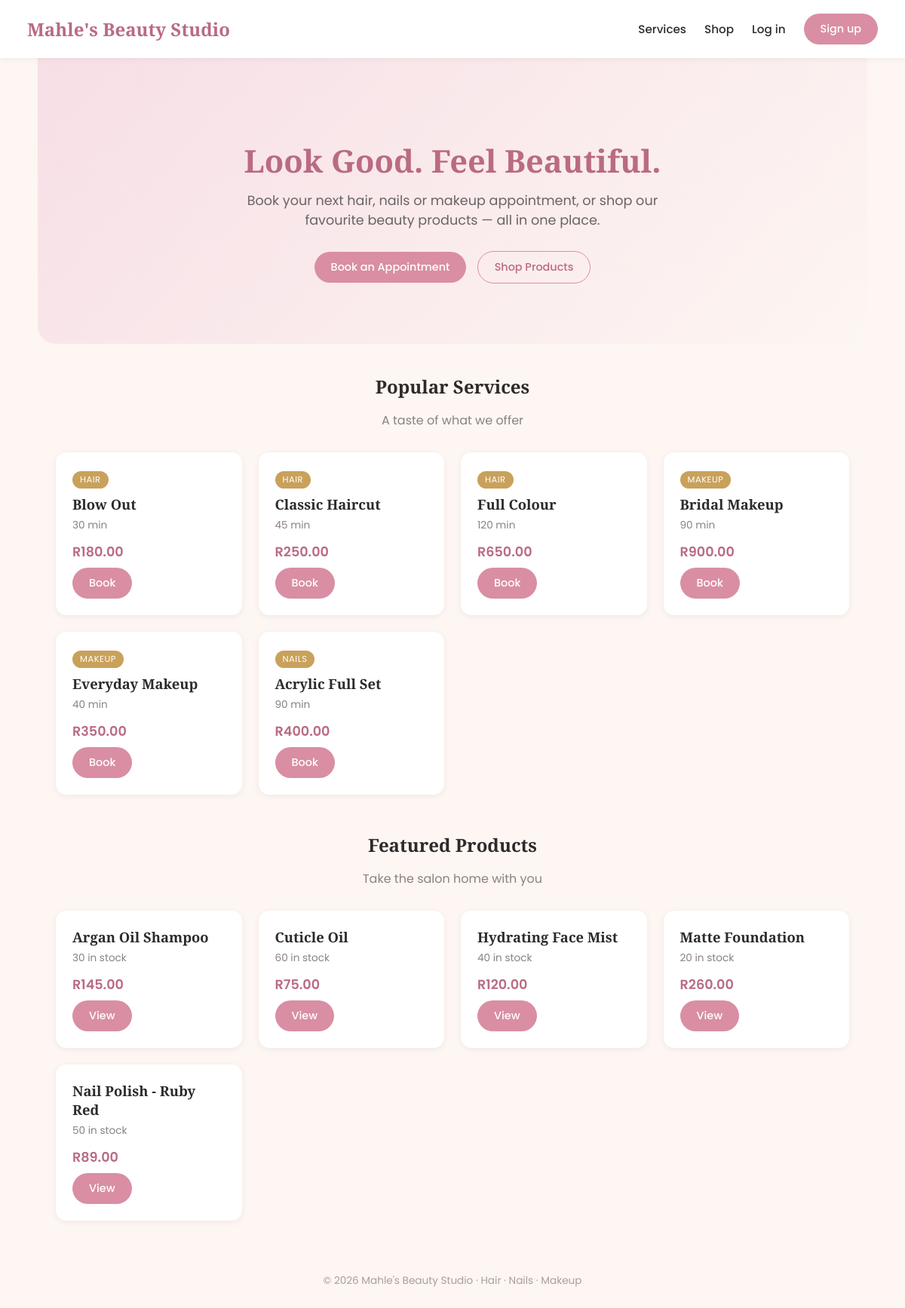
The page / on the database its author committed.
### salon/models.py (models this page shows, shortened)
class Service(models.Model):
    CATEGORY_CHOICES = [
        ("hair", "Hair"),
        ("nails", "Nails"),
        ("makeup", "Makeup"),
        ("other", "Other"),
    ]
    name = models.CharField(max_length=120)
    category = models.CharField(max_length=20, choices=CATEGORY_CHOICES, default="other")
    description = models.TextField(blank=True)
    price = models.DecimalField(max_digits=8, decimal_places=2)
    duration_minutes = models.PositiveIntegerField(default=30)
    active = models.BooleanField(default=True)
    class Meta:
        ordering = ["category", "name"]

class Product(models.Model):
    name = models.CharField(max_length=120)
    description = models.TextField(blank=True)
    price = models.DecimalField(max_digits=8, decimal_places=2)
    stock = models.PositiveIntegerField(default=0)
    image = models.ImageField(upload_to="products/", blank=True, null=True)
    active = models.BooleanField(default=True)
    class Meta:
        ordering = ["name"]
    @property
    def in_stock(self):
        return self.stock > 0

### salon/views.py (the view)
# urls.py: 2. Add a URL to urlpatterns:  path('', views.home, name='home')
def home(request):
    services = Service.objects.filter(active=True)[:6]
    products = Product.objects.filter(active=True)[:6]
    return render(request, "salon/home.html", {"services": services, "products": products})

### salon/templates/salon/home.html
{% extends "salon/base.html" %}
{% block content %}
<div class="hero" style="margin: -40px -24px 40px; border-radius: 0 0 24px 24px;">
    <h1>Look Good. Feel Beautiful.</h1>
    <p>Book your next hair, nails or makeup appointment, or shop our favourite beauty products — all in one place.</p>
    <a href="{% url 'book_appointment' %}" class="btn">Book an Appointment</a>
    <a href="{% url 'product_list' %}" class="btn btn-outline" style="margin-left: 10px;">Shop Products</a>
</div>
<h2 class="section-title">Popular Services</h2>
<p class="section-sub">A taste of what we offer</p>
<div class="grid">
    {% for service in services %}
    <div class="card">
        <span class="badge">{{ service.get_category_display }}</span>
        <h3>{{ service.name }}</h3>
        <div class="meta">{{ service.duration_minutes }} min</div>
        <div class="price">R{{ service.price }}</div>
        <a href="{% url 'book_appointment' %}" class="btn">Book</a>
    </div>
    {% empty %}
    <p class="empty">No services yet — add some in the admin panel.</p>
    {% endfor %}
</div>
<h2 class="section-title" style="margin-top:50px;">Featured Products</h2>
<p class="section-sub">Take the salon home with you</p>
<div class="grid">
    {% for product in products %}
    <div class="card">
        <h3>{{ product.name }}</h3>
        <div class="meta">{% if product.in_stock %}{{ product.stock }} in stock{% else %}Out of stock{% endif %}</div>
        <div class="price">R{{ product.price }}</div>
        <a href="{% url 'product_list' %}" class="btn">View</a>
    </div>
    {% empty %}
    <p class="empty">No products yet — add some in the admin panel.</p>
    {% endfor %}
</div>
{% endblock %}

### salon/templates/salon/base.html (shortened to what this page needs)
<!DOCTYPE html>
<html lang="en">
<head>
</head>
<body>
    <nav>
        <a class="brand" href="{% url 'home' %}">Mahle's Beauty Studio</a>
        <div class="links">
            <a href="{% url 'service_list' %}">Services</a>
            <a href="{% url 'product_list' %}">Shop</a>
            {% if user.is_authenticated %}
            <a href="{% url 'my_appointments' %}">My Appointments</a>
            <a href="{% url 'my_orders' %}">My Orders</a>
            {% if user.is_superuser %}
            <a href="{% url 'dashboard_home' %}" class="btn btn-outline" style="padding:8px 16px;">Dashboard</a>
            {% endif %}
            <form action="{% url 'logout' %}" method="post" style="display:inline; margin:0;">
                {% csrf_token %}
                <button type="submit" class="btn btn-outline">Log out ({{ user.username }})</button>
            </form>
            {% else %}
            <a href="{% url 'login' %}">Log in</a>
            <a href="{% url 'signup' %}" class="btn">Sign up</a>
            {% endif %}
        </div>
    </nav>
    <div class="container">
        {% block content %}{% endblock %}
    </div>
    <footer>&copy; {% now "Y" %} Mahle's Beauty Studio &middot; Hair &middot; Nails &middot; Makeup</footer>
</body>
</html>

### salon/templates/salon/base.html (style rules this page uses)
:root { --pink: #d98ea3; --pink-dark: #b96b82; --cream: #fdf6f2; --charcoal: #2e2a2a; --gold: #c9a15a; }
* { box-sizing: border-box; }
body { margin: 0; font-family: 'Poppins', sans-serif; background: var(--cream); color: var(--charcoal); }
h1, h2, h3, .brand { font-family: 'Playfair Display', serif; }
nav { display: flex; align-items: center; justify-content: space-between; padding: 18px 36px; background: white; box-shadow: 0 2px 8px rgba(0, 0, 0, 0.05); position: sticky; top: 0; z-index: 10; }
nav .brand { font-size: 1.5rem; color: var(--pink-dark); text-decoration: none; font-weight: 700; }
nav .links { display: flex; gap: 24px; align-items: center; }
nav a { color: var(--charcoal); text-decoration: none; font-weight: 500; font-size: 0.95rem; }
.btn { display: inline-block; padding: 10px 22px; border-radius: 30px; background: var(--pink); color: white; text-decoration: none; border: none; font-family: 'Poppins', sans-serif; font-weight: 500; cursor: pointer; font-size: 0.9rem; transition: background 0.2s; }
.btn-outline { background: transparent; border: 1.5px solid var(--pink); color: var(--pink-dark); }
.container { max-width: 1100px; margin: 0 auto; padding: 40px 24px; }
.hero { text-align: center; padding: 80px 24px; background: linear-gradient(135deg, #f7dfe6, #fdf6f2); }
.hero h1 { font-size: 2.6rem; color: var(--pink-dark); margin-bottom: 12px; }
.hero p { font-size: 1.1rem; color: #6b6363; max-width: 560px; margin: 0 auto 28px; }
.grid { display: grid; grid-template-columns: repeat(auto-fill, minmax(240px, 1fr)); gap: 22px; margin-top: 24px; }
.card { background: white; border-radius: 14px; padding: 22px; box-shadow: 0 2px 10px rgba(0, 0, 0, 0.06); }
.card h3 { margin: 0 0 6px; color: var(--charcoal); font-size: 1.15rem; }
.card .price { color: var(--pink-dark); font-weight: 600; font-size: 1.1rem; margin: 8px 0; }
.card .meta { color: #8a8181; font-size: 0.85rem; margin-bottom: 12px; }
.badge { display: inline-block; font-size: 0.72rem; text-transform: uppercase; letter-spacing: 0.5px; background: var(--gold); color: white; padding: 3px 10px; border-radius: 20px; margin-bottom: 8px; }
.section-title { text-align: center; margin-bottom: 8px; }
.section-sub { text-align: center; color: #8a8181; margin-bottom: 30px; }
footer { text-align: center; padding: 30px; color: #a89e9e; font-size: 0.85rem; }

### rows shown on the page
Service: category "HAIR", name "Blow Out", duration_minutes "30", price "180.00"
Service: category "HAIR", name "Classic Haircut", duration_minutes "45", price "250.00"
Service: category "HAIR", name "Full Colour", duration_minutes "120", price "650.00"
Service: category "MAKEUP", name "Bridal Makeup", duration_minutes "90", price "900.00"
Service: category "MAKEUP", name "Everyday Makeup", duration_minutes "40", price "350.00"
Service: category "NAILS", name "Acrylic Full Set", duration_minutes "90", price "400.00"
Product: name "Argan Oil Shampoo", stock "30", price "145.00"
Product: name "Cuticle Oil", stock "60", price "75.00"
Product: name "Hydrating Face Mist", stock "40", price "120.00"
Product: name "Matte Foundation", stock "20", price "260.00"
Product: name "Nail Polish - Ruby Red", stock "50", price "89.00"
